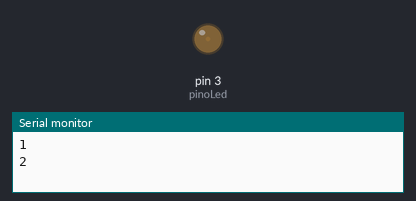
Recording of a sketch running on a simulated Arduino Uno, built with avr-gcc and run on an emulated ATmega328P. Shown: output pins drawn as LEDs (lit = HIGH), the last lines printed to the serial monitor.

Above: at 0.05 s.
At 1.95 s:
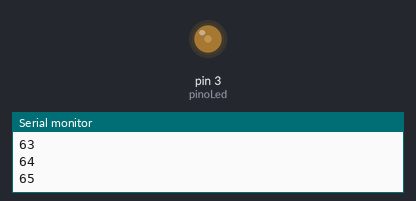
At 3.85 s:
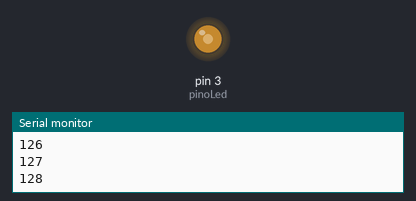
At 7.7 s:
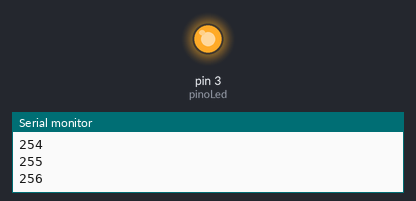
Timing chart, 0 to 10.0 s (numbered marks = the images above):
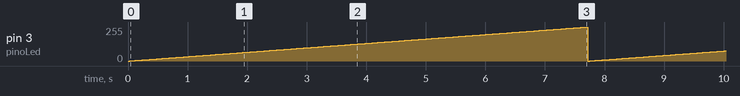

The sketch:

fadeWhile_03.ino
```cpp
int pinoLed = 3;
int brilho = 0;
int i = 1;

void setup()
{
  Serial.begin(9600);
  pinMode(pinoLed, OUTPUT);
}

void loop()
{
  while (brilho <= 255)  //enquanto essa condição for verdadeira
  {
    analogWrite(pinoLed, brilho);
    brilho = brilho + i;
                                   //tudo que está dentro dessas chaves
    Serial.println(brilho);        //é avaliado em loop
    delay(30);
  }

  analogWrite(pinoLed, LOW);
  brilho = 0;

  Serial.println("saiu do while");

}
```

Measured:
- by itself, pin 3 (pinoLed): ramps from 0/255 to 255/255 and jumps back, once every 7.7 s
